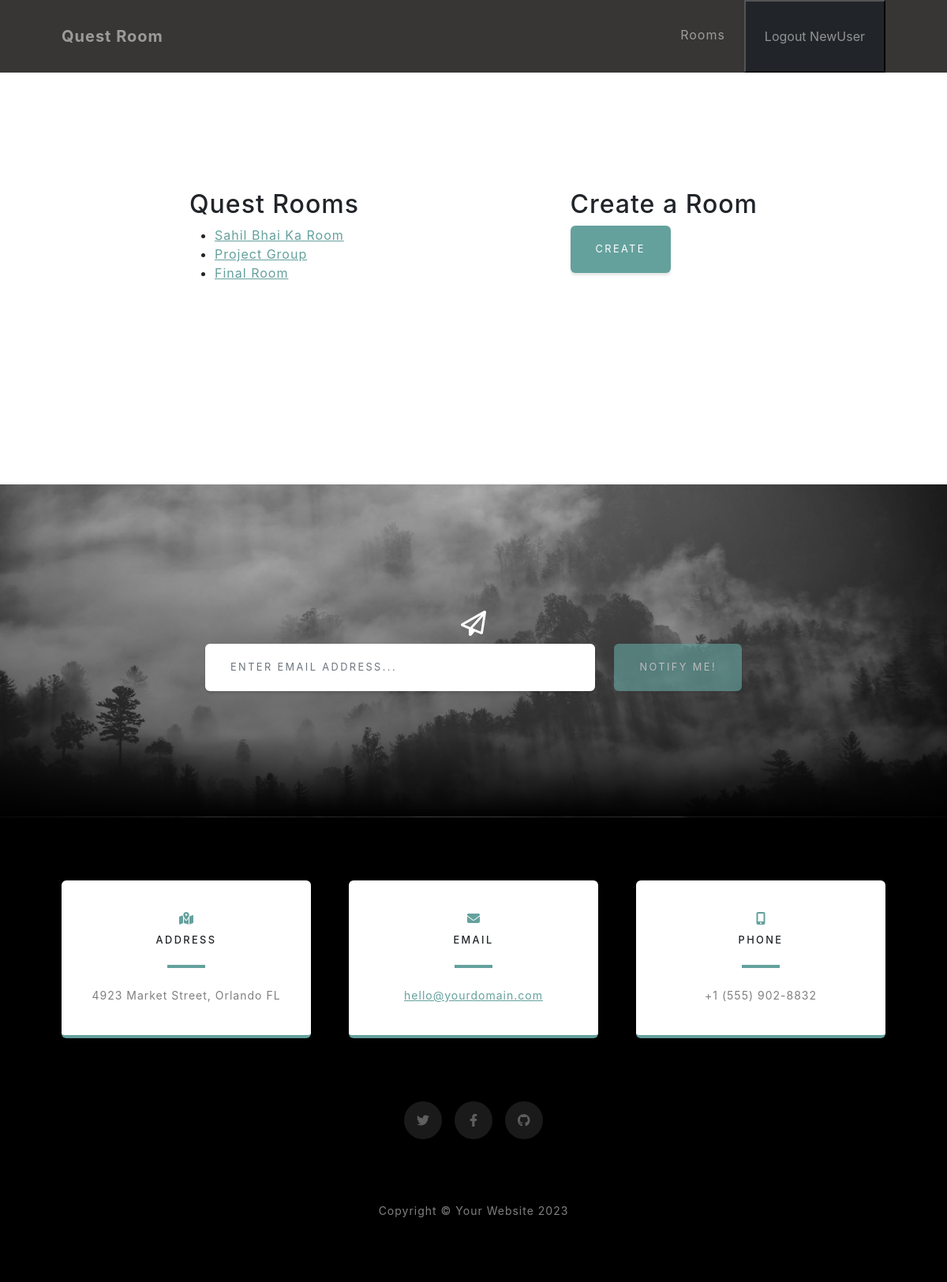
/rooms/ (signed in), run on an earlier commit of the app's database.
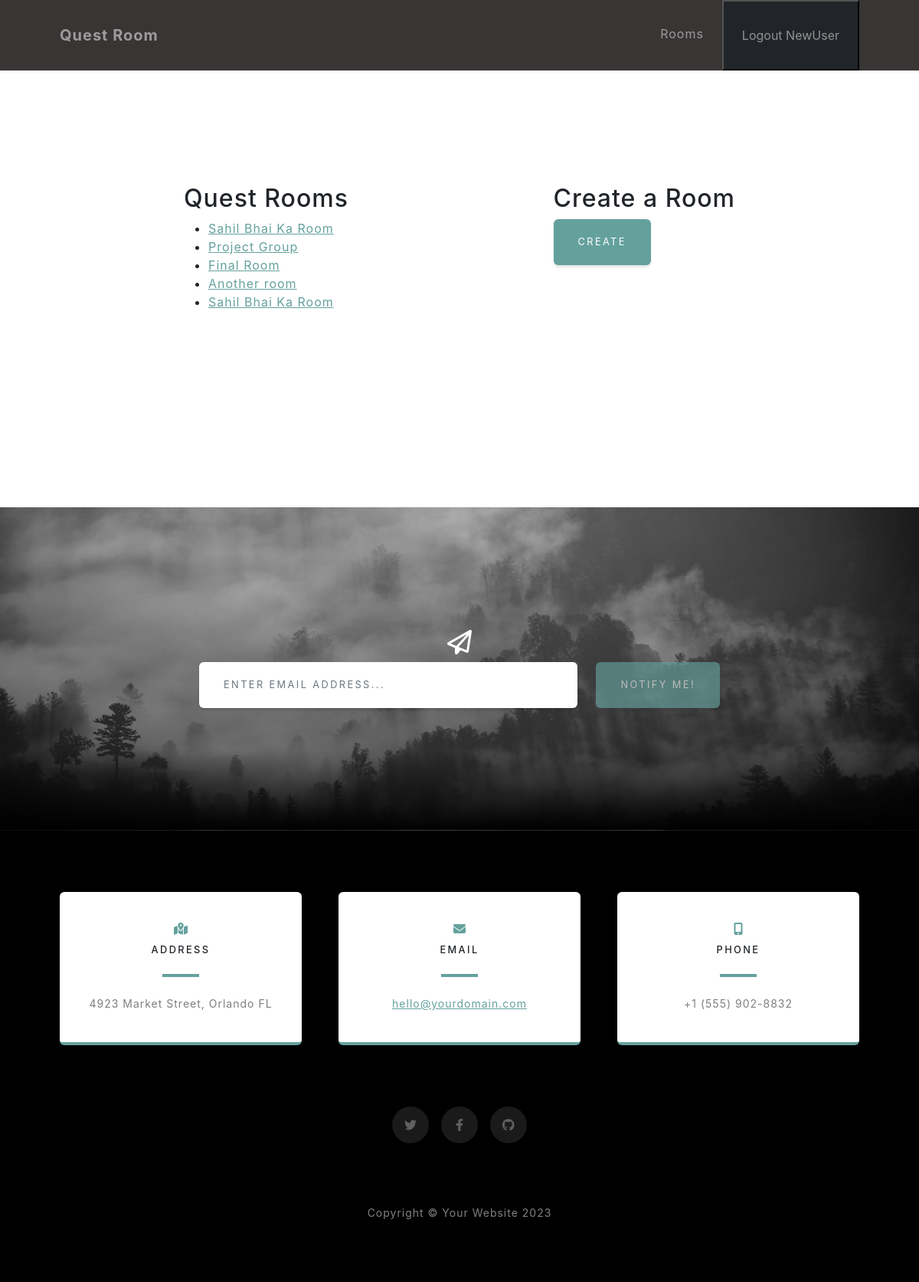
And on a later commit of the database.
### users/models.py (models this page shows)
class User(AbstractUser):
    def __str__(self) -> str:
        return f'{self.id} - {self.username}'

### rooms/models.py (models this page shows, shortened)
class QuestRoom(models.Model):
    class RoomType(models.TextChoices):
        LEETCODE = 'LC', 'LeetCode Quest'
    name = models.CharField(max_length=50)
    description = models.TextField()
    room_type = models.CharField(
        choices=RoomType.choices,
        default=RoomType.LEETCODE,
        max_length=2
    )
    head = models.ForeignKey(User, on_delete=models.CASCADE, related_name='rooms')
    members = models.ManyToManyField(User)
    expire_days = models.PositiveIntegerField(default=1)
    expires_at = models.DateTimeField()
    daily_required_points = models.PositiveIntegerField(default=1)
    created_at = models.DateTimeField(auto_now_add=True)
    updated_at = models.DateTimeField(auto_now=True)
    class Meta:
        unique_together = [['name', 'head']]

### rooms/views.py (the view)
# urls.py: path('rooms/', views.view_rooms, name='view_rooms'),
@login_required
def view_rooms(request):
    rooms = request.user.rooms.all()
    return render(request, 'rooms/rooms.html', {'rooms': rooms})

### rooms/templates/rooms/rooms.html (shortened to what this page needs)
{% extends 'rooms/base.html' %}
{% block content %}
    <section class="rooms-section">
        <div class="rooms-container">
            <div class="user-rooms">
                <h2>Quest Rooms</h2>
                <ul>
                    {% for room in rooms %}
                        <li>
                            <a href="#">{{ room.name }}</a>
                        </li>
                    {% endfor %}
                </ul>
            </div>
            <div class="create-room">
                <h2>Create a Room</h2>
                <form action="{% url 'rooms:create_room' %}" method="post">
                    <button class="btn btn-primary" type="submit">Create</button>
                </form>
            </div>
        </div>
    </section>
{% endblock content %}

### rooms/templates/rooms/base.html (shortened to what this page needs)
{% load static %}
<!DOCTYPE html>
<html lang="en">
    <head>
        <link href="https://api.fontshare.com/v2/css?f[]=supreme@400&f[]=chubbo@700&display=swap" rel="stylesheet">
        <link href="{% static 'css/styles.css' %}" rel="stylesheet" />
    </head>
    <body id="page-top">
        <nav class="navbar navbar-expand-lg navbar-light fixed-top" id="mainNav">
            <div class="container px-4 px-lg-5">
                <a class="navbar-brand" href="#page-top">Quest Room</a>
                <div class="collapse navbar-collapse" id="navbarResponsive">
                    <ul class="navbar-nav ms-auto">
                        <li class="nav-item"><a class="nav-link" href="#projects">Rooms</a></li>
                        {% if request.user.is_authenticated %}
                            <li class="nav-item">
                                <form action="{% url 'users:logout' %}" method="post">
                                    <button type="submit" class="nav-link bg-dark">Logout {{ request.user.username }}</button>
                                </form>
                            </li>
                        {% endif %}
                    </ul>
                </div>
            </div>
        </nav>
        {% block content %}
        {% endblock content %}
        <section class="signup-section" id="signup">
            <div class="container px-4 px-lg-5">
                <div class="row gx-4 gx-lg-5">
                    <div class="col-md-10 col-lg-8 mx-auto text-center">
                        <i class="far fa-paper-plane fa-2x mb-2 text-white"></i>
                        <form class="form-signup" id="contactForm" data-sb-form-api-token="API_TOKEN">
                            <div class="row input-group-newsletter">
                                <div class="col"><input class="form-control" id="emailAddress" type="email" placeholder="Enter email address..." aria-label="Enter email address..." data-sb-validations="required,email" /></div>
                                <div class="col-auto"><button class="btn btn-primary disabled" id="submitButton" type="submit">Notify Me!</button></div>
                            </div>
                        </form>
                    </div>
                </div>
            </div>
        </section>
        <section class="contact-section bg-black">
            <div class="container px-4 px-lg-5">
                <div class="row gx-4 gx-lg-5">
                    <div class="col-md-4 mb-3 mb-md-0">
                        <div class="card py-4 h-100">
                            <div class="card-body text-center">
                                <i class="fas fa-map-marked-alt text-primary mb-2"></i>
                                <h4 class="text-uppercase m-0">Address</h4>
                                <hr class="my-4 mx-auto" />
                                <div class="small text-black-50">4923 Market Street, Orlando FL</div>
                            </div>
                        </div>
                    </div>
                    <div class="col-md-4 mb-3 mb-md-0">
                        <div class="card py-4 h-100">
                            <div class="card-body text-center">
                                <i class="fas fa-envelope text-primary mb-2"></i>
                                <h4 class="text-uppercase m-0">Email</h4>
                                <hr class="my-4 mx-auto" />
                                <div class="small text-black-50"><a href="#!">hello@yourdomain.com</a></div>
                            </div>
                        </div>
                    </div>
                    <div class="col-md-4 mb-3 mb-md-0">
                        <div class="card py-4 h-100">
                            <div class="card-body text-center">
                                <i class="fas fa-mobile-alt text-primary mb-2"></i>
                                <h4 class="text-uppercase m-0">Phone</h4>
                                <hr class="my-4 mx-auto" />
                                <div class="small text-black-50">+1 (555) 902-8832</div>
                            </div>
                        </div>
                    </div>
                </div>
                <div class="social d-flex justify-content-center">
                    <a class="mx-2" href="#!"><i class="fab fa-twitter"></i></a>
                    <a class="mx-2" href="#!"><i class="fab fa-facebook-f"></i></a>
                    <a class="mx-2" href="#!"><i class="fab fa-github"></i></a>
                </div>
            </div>
        </section>
        <footer class="footer bg-black small text-center text-white-50"><div class="container px-4 px-lg-5">Copyright &copy; Your Website 2023</div></footer>
    </body>
</html>

What changed in the data, as far as the page shows it:
added QuestRoom: name "Another room"
added QuestRoom: name "Sahil Bhai Ka Room"
